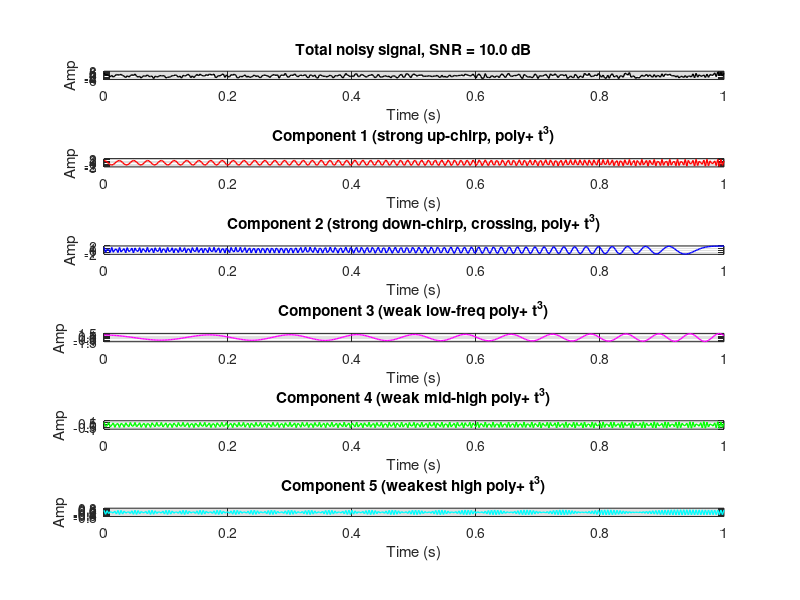
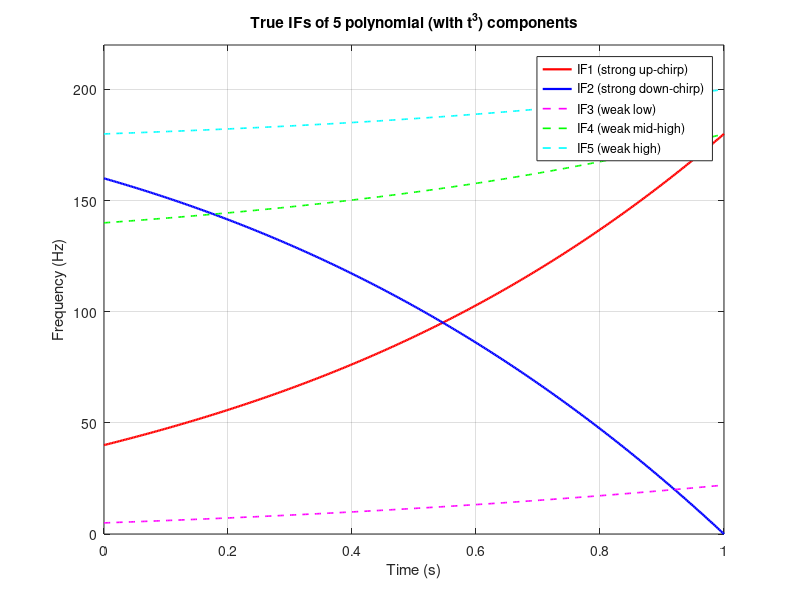

These figures' MATLAB source, in order: (Note: this script raises an error after producing the figures.)
%% gen_crossing5_modes_poly_cubic_noise.m
% 5 分量多项式 IF/IA 信号 + t^3 项 + 可调高斯白噪声
% - 2 条强分量：多项式 chirp，频率在中频段，相互交叉，IF 里有 t^2 / t^3
% - 3 条弱分量：多项式 IF，不交叉，能量依次减弱，同样带 t^2 / t^3

clc; clear; close all;

%% 1. 时间轴 & 采样率
fs = 400;              % 采样频率
T  = 1.0;              % 信号总时长 1 s
t  = 0 : 1/fs : T;     % 时间向量
N  = length(t);

%% 2. 设计 5 个分量的 IF（带 t^3） & IA（也带高阶）

% -------- 强 1：上升 chirp，多项式 IF（凸一点） --------
% IF1(t) ≈ 40 → 180 Hz
IF1 = 40  + 70*t + 40*t.^2 + 30*t.^3;

% -------- 强 2：下降 chirp，多项式 IF（有点弯），和 IF1 交叉 --------
% IF2(t) ≈ 160 → 10 Hz，和 IF1 在中间附近交叉
IF2 = 160 - 80*t - 60*t.^2 - 20*t.^3;

% -------- 弱 3：低频、多项式 IF，不交叉（一直很低） --------
% 大致 5 → 22 Hz
IF3 = 5   + 10*t +  5*t.^2 +  2*t.^3;

% -------- 弱 4：中高频、多项式 IF，不交叉 --------
% 大致 140 → 180 Hz
IF4 = 140 + 20*t + 10*t.^2 + 10*t.^3;

% -------- 弱 5：更高频，多项式 IF，不交叉 --------
% 大致 180 → 200 Hz（控制在 Nyquist=200 之内）
IF5 = 180 + 10*t +  5*t.^2 +  5*t.^3;

% -------- 对应的 IA（幅值），也用多项式 + t^2/t^3，且逐条变弱 --------
IA1 = 1.6 * (1 + 0.4*t + 0.2*t.^2);                % 最强
IA2 = 1.3 * (1 + 0.3*t + 0.1*t.^2 + 0.1*t.^3);     % 次强
IA3 = 0.9 * (1 + 0.3*t + 0.2*t.^2 + 0.1*t.^3);     % 弱 1
IA4 = 0.6 * (1 + 0.2*t + 0.1*t.^2 + 0.05*t.^3);    % 弱 2
IA5 = 0.4 * (1 + 0.15*t + 0.1*t.^2 + 0.05*t.^3);   % 最弱

%% 3. IF 积分得到相位，再生成分量信号
phi1 = 2*pi*cumtrapz(t, IF1);
phi2 = 2*pi*cumtrapz(t, IF2);
phi3 = 2*pi*cumtrapz(t, IF3);
phi4 = 2*pi*cumtrapz(t, IF4);
phi5 = 2*pi*cumtrapz(t, IF5);

Sig1 = IA1 .* cos(phi1);
Sig2 = IA2 .* cos(phi2);
Sig3 = IA3 .* cos(phi3);
Sig4 = IA4 .* cos(phi4);
Sig5 = IA5 .* cos(phi5);

Sig_clean = Sig1 + Sig2 + Sig3 + Sig4 + Sig5;

%% 4. 加噪声：高斯白噪声，按目标 SNR 设计
SNR_dB = 10;   % 你可以改成 20/10/5/0 等不同 SNR

P_sig   = mean(Sig_clean.^2);            % 信号平均功率
P_noise = P_sig / 10^(SNR_dB/10);        % 噪声目标功率
sigma_n = sqrt(P_noise);                 % 噪声标准差

noise   = sigma_n * randn(size(Sig_clean));
Sig     = Sig_clean + noise;             % 含噪信号（之后算法都用这个）

%% 5. 时域：总信号 + 各分量
figure;
set(gcf,'Color','w','Position',[100 100 900 650]);

subplot(6,1,1);
plot(t, Sig, 'k', 'LineWidth', 1);
xlabel('Time (s)');
ylabel('Amp');
title(sprintf('Total noisy signal, SNR = %.1f dB', SNR_dB));
grid on;

subplot(6,1,2);
plot(t, Sig1, 'r', 'LineWidth', 1);
xlabel('Time (s)'); ylabel('Amp'); title('Component 1 (strong up-chirp, poly+ t^3)');
grid on;

subplot(6,1,3);
plot(t, Sig2, 'b', 'LineWidth', 1);
xlabel('Time (s)'); ylabel('Amp'); title('Component 2 (strong down-chirp, crossing, poly+ t^3)');
grid on;

subplot(6,1,4);
plot(t, Sig3, 'm', 'LineWidth', 1);
xlabel('Time (s)'); ylabel('Amp'); title('Component 3 (weak low-freq poly+ t^3)');
grid on;

subplot(6,1,5);
plot(t, Sig4, 'g', 'LineWidth', 1);
xlabel('Time (s)'); ylabel('Amp'); title('Component 4 (weak mid-high poly+ t^3)');
grid on;

subplot(6,1,6);
plot(t, Sig5, 'c', 'LineWidth', 1);
xlabel('Time (s)'); ylabel('Amp'); title('Component 5 (weakest high poly+ t^3)');
grid on;

%% 6. 真 IF 曲线（方便后面对比 NCME / VNCMD）
figure;
set(gcf,'Color','w','Position',[200 120 800 400]);

plot(t, IF1, 'r', 'LineWidth', 1.6); hold on;
plot(t, IF2, 'b', 'LineWidth', 1.6);
plot(t, IF3, 'm--', 'LineWidth', 1.2);
plot(t, IF4, 'g--', 'LineWidth', 1.2);
plot(t, IF5, 'c--', 'LineWidth', 1.2);
xlabel('Time (s)');
ylabel('Frequency (Hz)');
title('True IFs of 5 polynomial (with t^3) components');
legend('IF1 (strong up-chirp)', ...
       'IF2 (strong down-chirp)', ...
       'IF3 (weak low)', ...
       'IF4 (weak mid-high)', ...
       'IF5 (weak high)', ...
       'Location','best');
ylim([0 220]);
grid on;

%% 7. STFT + 真 IF 叠加（看交叉 & 噪声下 TFR）
window  = 128;
Nfrebin = 512;

[Spec, f_stft] = STFT(Sig.', fs, Nfrebin, window);

figure;
set(gcf,'Color','w','Position',[180 150 900 400]);
imagesc(t, f_stft, abs(Spec));
set(gca,'YDir','normal');
xlabel('Time (s)');
ylabel('Frequency (Hz)');
title(sprintf('STFT magnitude (noisy poly t^3 signal, SNR = %.1f dB)', SNR_dB));
axis([0 T 0 220]);
colorbar; hold on;

plot(t, IF1, 'w-',  'LineWidth', 1.4);
plot(t, IF2, 'w-',  'LineWidth', 1.4);
plot(t, IF3, 'w--', 'LineWidth', 1.0);
plot(t, IF4, 'w--', 'LineWidth', 1.0);
plot(t, IF5, 'w--', 'LineWidth', 1.0);

%% 8. 保存 mat，方便后续用 hybrid_RPRG_VNCMD_NCME / NCME_multi 等分析
save('crossing5_modes_poly_cubic_noisy.mat', ...
     'fs','t', ...
     'Sig','Sig_clean', ...
     'Sig1','Sig2','Sig3','Sig4','Sig5', ...
     'IF1','IF2','IF3','IF4','IF5', ...
     'IA1','IA2','IA3','IA4','IA5', ...
     'SNR_dB','noise');

disp('Done. Saved as crossing5_modes_poly_cubic_noisy.mat');
